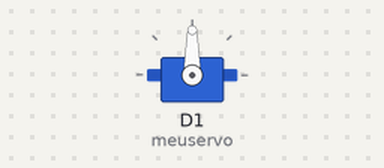
Bench run of a sketch on a simulated ESP8266 (NodeMCU). Shown: servo.

Above: at 0.05 s.
At 4.0 s:
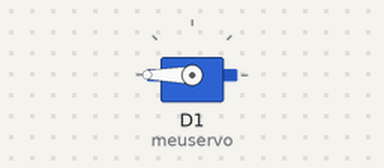
At 8.0 s:
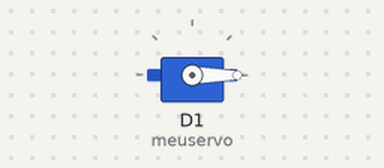
Timing chart, 0 to 10.4 s (numbered marks = the images above):
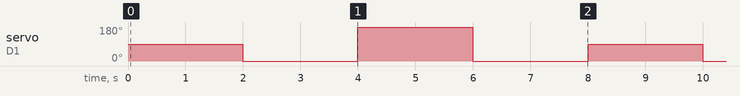

The sketch:

Aula_ServoMotor_1_Introducao.ino
```cpp
#include <Servo.h>

Servo meuservo;   // instância chamada meuservo
               // se utilizar mais servos criar mais instâncias

int pos = 0;    // variável de posição iniciada em zero

void setup() {
  meuservo.attach(D1);  // anexando o pino D4 do NodeMcu ao meuservo
  meuservo.write(0);
}

void loop() {
    meuservo.write(90);              // escreve posicao em meuservo
    delay(2000);
    meuservo.write(0);
    delay(2000);
    meuservo.write(180);
    delay(2000);
    meuservo.write(0);
    delay(2000);

  }
```

Measured:
- by itself, servo on D1 (meuservo): repeats every 8.0 s: 180° 2.0 s, 0° 2.0 s, 90° 2.0 s, 0° 2.0 s
